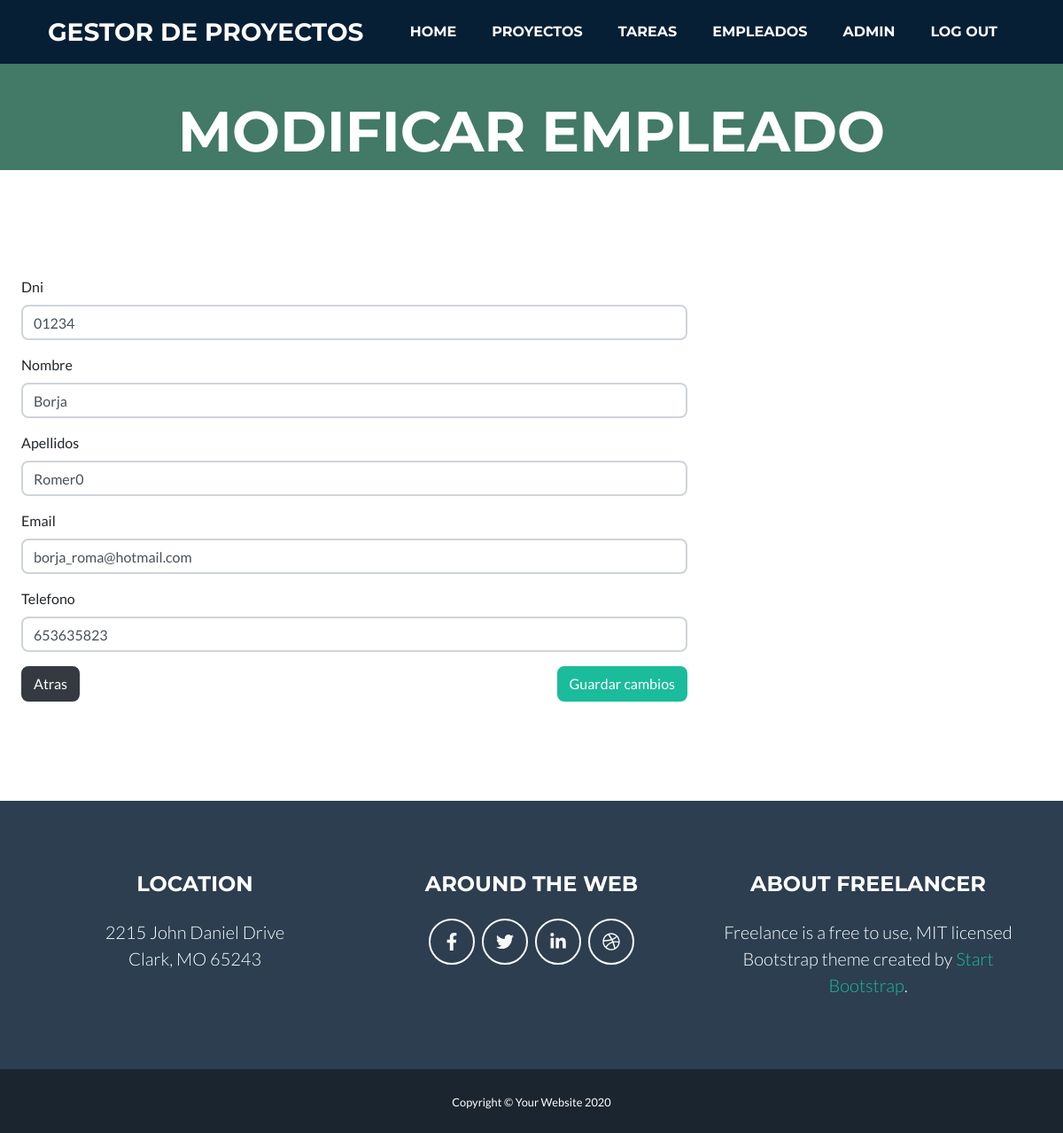
Before: /appGestorProyectos/empleado/1/update/ (signed in) with the older database file.
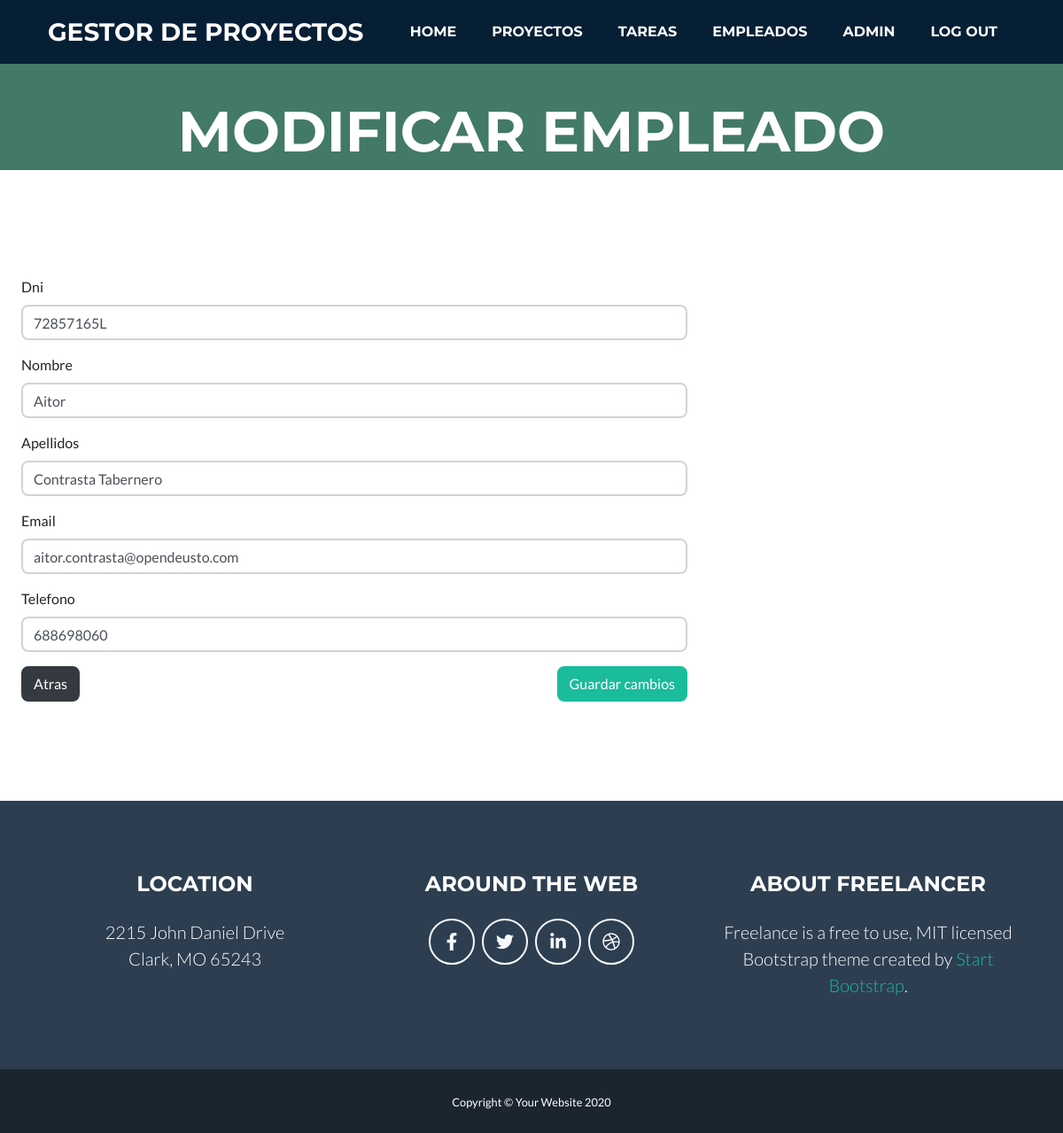
After: the same page with the newer database file.
### appGestorProyectos/models.py (models this page shows, shortened)
class Empleado(models.Model):
    dni = models.CharField(max_length=9)
    nombre = models.CharField(max_length=50)
    apellidos = models.CharField(max_length=150)
    email = models.EmailField(max_length=254)
    telefono = models.IntegerField(default=0)
    imagen = models.ImageField(upload_to='foto_perfil', blank=True)

### appGestorProyectos/views.py (the view)
# urls.py: path('empleado/<int:pk>/update/', views.EmpleadoUpdateView.as_view(), name='empleado_update'),
class EmpleadoUpdateView(LoginRequiredMixin, UpdateView):
    model = Empleado
    form_class = EmpleadoForm
    template_name = "empleado_update.html"
    success_url = reverse_lazy('empleado_list')

### appGestorProyectos/forms.py
class EmpleadoForm(ModelForm):
    class Meta:
        model = Empleado
        fields = '__all__'
        widgets = {
            'dni': forms.TextInput(attrs={'class': 'form-control'}),
            'nombre': forms.TextInput(attrs={'class': 'form-control'}),
            'apellidos': forms.TextInput(attrs={'class': 'form-control'}),
            'email': forms.EmailInput(attrs={'class': 'form-control'}),
            'telefono': forms.NumberInput(attrs={'class': 'form-control'}),
        }

### appGestorProyectos/templates/empleado_update.html (shortened to what this page needs)
{% extends 'index.html' %}
{% load static %}
{% block header %}
    <header class="masthead bg-primary text-white text-center">
        <div class="container d-flex align-items-center flex-column">
            <h1 class="masthead-heading text-uppercase mb-0">Modificar empleado</h1>
        </div>
    </header>
{% endblock %}
{% block main %}
<br>
<form method="post" class="list-group-horizontal">
    <div class="form-group">
        <label class="col-sm-2 control-label">{{ form.dni.label }}</label>
        <div class="col-sm-8">
            {{ form.dni }}
        </div>
    </div>
    <div class="form-group">
        <label class="col-sm-2 control-label">{{ form.nombre.label }}</label>
        <div class="col-sm-8">
            {{ form.nombre }}
        </div>
    </div>
    <div class="form-group">
        <label class="col-sm-2 control-label">{{ form.apellidos.label }}</label>
        <div class="col-sm-8">
            {{ form.apellidos }}
        </div>
    </div>
    <div class="form-group">
        <label class="col-sm-2 control-label">{{ form.email.label }}</label>
        <div class="col-sm-8">
            {{ form.email }}
        </div>
    </div>
        <div class="form-group">
        <label class="col-sm-2 control-label">{{ form.telefono.label }}</label>
        <div class="col-sm-8">
            {{ form.telefono }}
        </div>
    </div>
    <div class="form-group">
        <div class="col-sm-offset-2 col-sm-8">
            <a class="btn btn-dark" href="javascript: history.go(-1)">Atras</a>
            <input class="btn btn-primary pull-right" type="submit" name="submit" value="Guardar cambios">
        </div>
    </div>
</form>
{% endblock %}

Changed rows visible on the page:
changed Empleado: dni "01234" → "72857165L"; nombre "Borja" → "Aitor"; apellidos "Romer0" → "Contrasta Tabernero"; email "borja_roma@hotmail.com" → "aitor.contrasta@opendeusto.com"; telefono "653635823" → "688698060"
